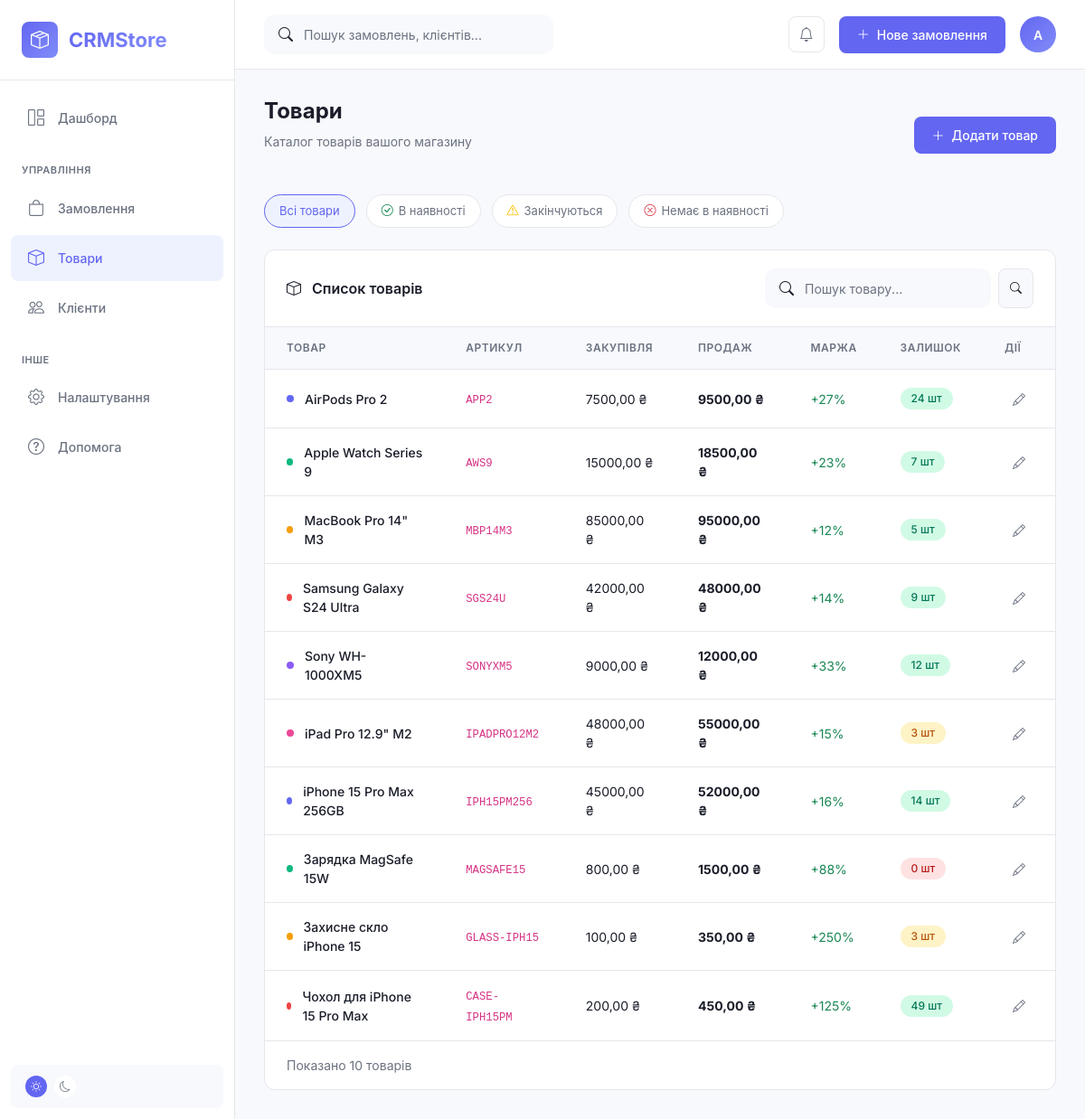
Screenshot of /products/ with the database file from the repository.
### orders/models.py (models this page shows, shortened)
class Product(models.Model):
    name = models.CharField('Назва', max_length=255)
    sku = models.CharField('Артикул', max_length=50, unique=True)
    purchase_price = models.DecimalField(
        'Ціна закупівлі',
        max_digits=10,
        decimal_places=2,
        validators=[MinValueValidator(Decimal('0.00'))]
    )
    selling_price = models.DecimalField(
        'Ціна продажу',
        max_digits=10,
        decimal_places=2,
        validators=[MinValueValidator(Decimal('0.00'))]
    )
    stock = models.PositiveIntegerField('Залишок на складі', default=0)
    created_at = models.DateTimeField('Створено', auto_now_add=True)
    updated_at = models.DateTimeField('Оновлено', auto_now=True)
    class Meta:
        verbose_name = 'Товар'
        verbose_name_plural = 'Товари'
        ordering = ['name']
    def get_profit_margin(self):
        if self.purchase_price > 0:
            return ((self.selling_price - self.purchase_price) / self.purchase_price) * 100
        return Decimal('0.00')

### orders/views.py (the view)
# urls.py: path('products/', views.product_list, name='product_list'),
def product_list(request):
    products = Product.objects.all()
    search = request.GET.get('search', '')
    if search:
        products = products.filter(
            Q(name__icontains=search) | Q(sku__icontains=search)
        )
    stock_filter = request.GET.get('stock', '')
    if stock_filter == 'low':
        products = products.filter(stock__lt=5)
    elif stock_filter == 'out':
        products = products.filter(stock=0)
    elif stock_filter == 'in':
        products = products.filter(stock__gt=0)
    context = {
        'products': products,
        'search': search,
        'stock_filter': stock_filter,
    }
    return render(request, 'orders/product_list.html', context)

### templates/orders/product_list.html (shortened to what this page needs)
{% extends 'base.html' %}
{% load humanize %}
{% block content %}
<div class="page-header d-flex justify-content-between align-items-center mb-4">
    <div>
        <h1 class="page-title">Товари</h1>
        <p class="page-subtitle">Каталог товарів вашого магазину</p>
    </div>
    <a href="{% url 'product_create' %}" class="btn btn-primary">
        <i class="bi bi-plus-lg"></i>
        Додати товар
    </a>
</div>
<div class="filter-bar mb-4">
    <a href="{% url 'product_list' %}" class="filter-pill {% if not stock_filter %}active{% endif %}">
        Всі товари
    </a>
    <a href="{% url 'product_list' %}?stock=in" class="filter-pill {% if stock_filter == 'in' %}active{% endif %}">
        <i class="bi bi-check-circle text-success"></i>
        В наявності
    </a>
    <a href="{% url 'product_list' %}?stock=low" class="filter-pill {% if stock_filter == 'low' %}active{% endif %}">
        <i class="bi bi-exclamation-triangle text-warning"></i>
        Закінчуються
    </a>
    <a href="{% url 'product_list' %}?stock=out" class="filter-pill {% if stock_filter == 'out' %}active{% endif %}">
        <i class="bi bi-x-circle text-danger"></i>
        Немає в наявності
    </a>
</div>
<div class="table-container">
    <div class="table-header">
        <div class="table-title">
            <i class="bi bi-box me-2"></i>
            Список товарів
        </div>
        <div class="table-actions">
            <form method="GET" action="{% url 'product_list' %}" class="d-flex gap-2">
                <div class="header-search" style="width: 250px;">
                    <i class="bi bi-search"></i>
                    <input type="text" name="search" value="{{ search }}" placeholder="Пошук товару...">
                </div>
                <button type="submit" class="btn btn-secondary btn-sm">
                    <i class="bi bi-search"></i>
                </button>
            </form>
        </div>
    </div>
    {% if products %}
    <table class="data-table">
        <thead>
            <tr>
                <th>Товар</th>
                <th>Артикул</th>
                <th>Закупівля</th>
                <th>Продаж</th>
                <th>Маржа</th>
                <th>Залишок</th>
                <th>Дії</th>
            </tr>
        </thead>
        <tbody>
            {% for product in products %}
            <tr>
                <td>
                    <div class="product-row">
                        <span class="product-color"
                            style="background: {% cycle '#6366f1' '#10b981' '#f59e0b' '#ef4444' '#8b5cf6' '#ec4899' %}"></span>
                        <span class="product-name">{{ product.name }}</span>
                    </div>
                </td>
                <td>
                    <code>{{ product.sku }}</code>
                </td>
                <td>{{ product.purchase_price|floatformat:2 }} ₴</td>
                <td><strong>{{ product.selling_price|floatformat:2 }} ₴</strong></td>
                <td>
                    <span class="text-success">+{{ product.get_profit_margin|floatformat:0 }}%</span>
                </td>
                <td>
                    <span
                        class="badge {% if product.stock == 0 %}badge-canceled{% elif product.stock < 5 %}badge-shipped{% else %}badge-completed{% endif %}">
                        {{ product.stock }} шт
                    </span>
                </td>
                <td>
                    <div class="action-buttons">
                        <a href="{% url 'product_update' product.pk %}" class="action-btn" title="Редагувати">
                            <i class="bi bi-pencil"></i>
                        </a>
                    </div>
                </td>
            </tr>
            {% endfor %}
        </tbody>
    </table>
    <div class="pagination-wrapper">
        <div class="pagination-info">
            Показано {{ products|length }} товарів
        </div>
    </div>
    {% endif %}
</div>
{% endblock %}

### templates/base.html (style rules this page uses)
:root { --sidebar-width: 260px; --header-height: 70px; --bg-light: #f8f9fc; --bg-white: #ffffff; --text-primary: #1a1d29; --text-secondary: #6b7280; --accent-primary: #6366f1; --accent-primary-light: #eef2ff; --accent-success: #10b981; --accent-warning: #f59e0b; --accent-danger: #ef4444; --accent-info: #3b82f6; --border-color: #e5e7eb; --shadow-sm: 0 1px 2px 0 rgb(0 0 0 / 0.05); --shadow-md: 0 4px 6px -1px rgb(0 0 0 / 0.1); --shadow-lg: 0 10px 15px -3px rgb(0 0 0 / 0.1); --radius-sm: 8px; --radius-md: 12px; --radius-lg: 16px; }
* { margin: 0; padding: 0; box-sizing: border-box; }
body { font-family: 'Inter', -apple-system, BlinkMacSystemFont, sans-serif; background-color: var(--bg-light); color: var(--text-primary); min-height: 100vh; }
.header-search { display: flex; align-items: center; gap: 12px; background: var(--bg-light); border-radius: var(--radius-md); padding: 10px 16px; width: 320px; }
.header-search input { border: none; background: none; outline: none; flex: 1; font-size: 14px; color: var(--text-primary); }
.header-search input::placeholder { color: var(--text-secondary); }
.page-title { font-size: 24px; font-weight: 700; color: var(--text-primary); margin-bottom: 8px; }
.page-subtitle { font-size: 14px; color: var(--text-secondary); margin-bottom: 24px; }
.table-container { background: var(--bg-white); border: 1px solid var(--border-color); border-radius: var(--radius-md); overflow: hidden; }
.table-header { padding: 20px 24px; border-bottom: 1px solid var(--border-color); display: flex; align-items: center; justify-content: space-between; flex-wrap: wrap; gap: 16px; }
.table-title { font-size: 16px; font-weight: 600; }
.table-actions { display: flex; align-items: center; gap: 12px; }
.data-table { width: 100%; border-collapse: collapse; }
.data-table th { padding: 14px 24px; text-align: left; font-size: 12px; font-weight: 600; text-transform: uppercase; letter-spacing: 0.5px; color: var(--text-secondary); background: var(--bg-light); border-bottom: 1px solid var(--border-color); }
.data-table td { padding: 16px 24px; font-size: 14px; border-bottom: 1px solid var(--border-color); vertical-align: middle; }
.data-table tr:last-child td { border-bottom: none; }
.badge { display: inline-flex; align-items: center; gap: 6px; padding: 6px 12px; border-radius: 20px; font-size: 12px; font-weight: 500; }
.badge-shipped { background: #fef3c7; color: #b45309; }
.badge-completed { background: #d1fae5; color: #047857; }
.badge-canceled { background: #fee2e2; color: #b91c1c; }
.btn { display: inline-flex; align-items: center; gap: 8px; padding: 10px 20px; border-radius: var(--radius-sm); font-size: 14px; font-weight: 500; border: none; cursor: pointer; transition: all 0.2s ease; text-decoration: none; }
.btn-primary { background: var(--accent-primary); color: white; }
.btn-secondary { background: var(--bg-light); color: var(--text-primary); border: 1px solid var(--border-color); }
.btn-sm { padding: 6px 12px; font-size: 13px; }
.filter-bar { display: flex; align-items: center; gap: 12px; flex-wrap: wrap; }
.filter-pill { display: inline-flex; align-items: center; gap: 6px; padding: 8px 16px; background: var(--bg-white); border: 1px solid var(--border-color); border-radius: 20px; font-size: 13px; color: var(--text-secondary); cursor: pointer; transition: all 0.2s ease; text-decoration: none; }
.filter-pill:hover, .filter-pill.active { background: var(--accent-primary-light); border-color: var(--accent-primary); color: var(--accent-primary); }
.product-row { display: flex; align-items: center; gap: 12px; }
.product-color { width: 8px; height: 8px; border-radius: 50%; }
.product-name { font-weight: 500; }
.action-buttons { display: flex; align-items: center; gap: 8px; }
.action-btn { width: 32px; height: 32px; border-radius: var(--radius-sm); border: none; background: transparent; color: var(--text-secondary); cursor: pointer; display: flex; align-items: center; justify-content: center; transition: all 0.2s ease; }
.pagination-wrapper { padding: 16px 24px; border-top: 1px solid var(--border-color); display: flex; align-items: center; justify-content: space-between; }
.pagination-info { font-size: 14px; color: var(--text-secondary); }

### rows the page displays
Product: name "AirPods Pro 2", sku "APP2", purchase_price "7500,00", selling_price "9500,00", get_profit_margin "27", stock "24"
Product: name "Apple Watch Series 9", sku "AWS9", purchase_price "15000,00", selling_price "18500,00", get_profit_margin "23", stock "7"
Product: name "MacBook Pro 14\" M3", sku "MBP14M3", purchase_price "85000,00", selling_price "95000,00", get_profit_margin "12", stock "5"
Product: name "Samsung Galaxy S24 Ultra", sku "SGS24U", purchase_price "42000,00", selling_price "48000,00", get_profit_margin "14", stock "9"
Product: name "Sony WH-1000XM5", sku "SONYXM5", purchase_price "9000,00", selling_price "12000,00", get_profit_margin "33", stock "12"
Product: name "iPad Pro 12.9\" M2", sku "IPADPRO12M2", purchase_price "48000,00", selling_price "55000,00", get_profit_margin "15", stock "3"
Product: name "iPhone 15 Pro Max 256GB", sku "IPH15PM256", purchase_price "45000,00", selling_price "52000,00", get_profit_margin "16", stock "14"
Product: name "Зарядка MagSafe 15W", sku "MAGSAFE15", purchase_price "800,00", selling_price "1500,00", get_profit_margin "88", stock "0"
Product: name "Захисне скло iPhone 15", sku "GLASS-IPH15", purchase_price "100,00", selling_price "350,00", get_profit_margin "250", stock "3"
Product: name "Чохол для iPhone 15 Pro Max", sku "CASE-IPH15PM", purchase_price "200,00", selling_price "450,00", get_profit_margin "125", stock "49"

### other values shown
{{ products|length }} "10"
